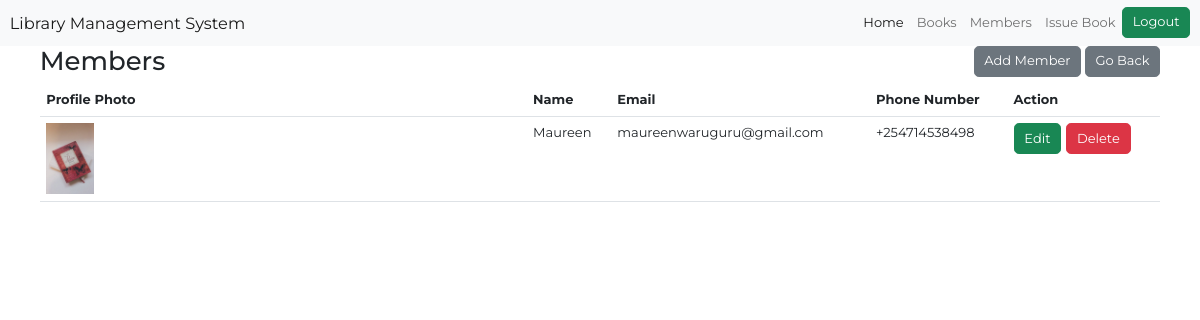
/members, run on the app's committed database.
### app.py (models this page shows)
class Member(db.Model):
    id = db.Column(db.Integer, primary_key=True)
    name = db.Column(db.String(100), nullable=False)
    email = db.Column(db.String(100), nullable=True)
    phone = db.Column(db.String(20))
    profile_photo = db.Column(db.String(100))
    outstanding_debt = db.Column(db.Float, nullable=False, default=0.0)

### app.py (the view)
@app.route('/members')
def members():
    members = Member.query.all()
    return render_template('members.html', members=members)

### templates/members.html (shortened to what this page needs)
{% extends 'base.html' %}
{% block content %}
    <div class="topheading">
        <h2 style="float:left">Members</h2>
        <div class="buttonactions" style="float: right;">
            <button class="btn btn-secondary"><a href="{{ url_for('add_member') }}">Add Member</a></button>
            <button class="btn btn-secondary"><a href="{{ url_for('home') }}">Go Back</a></button>
        </div>
    </div>
    <table class="table">
        <thead>
            <tr>
                <th scope="col">Profile Photo</th>
                <th scope="col">Name</th>
                <th scope="col">Email</th>
                <th scope="col">Phone Number</th>
                <th scope="col">Action</th>
            </tr>
        </thead>
        <tbody>
            {% for member in members %}
            <tr>
                <td>
                    {% if member.profile_photo %}
                        <img src="{{ url_for('static', filename='photos/' + member.profile_photo) }}" alt="Profile Photo" style="max-height: 10%; max-width: 10%;">
                    {% else %}
                        No Profile Photo
                    {% endif %}
                </td>
                <td>{{ member.name }}</td>
                <td>{{ member.email }}</td>
                <td>{{ member.phone }}</td>
                <td>
                    <div class="d-flex">
                        <form action="{{ url_for('edit_member', member_id=member.id) }}" method="GET">
                            <input type="submit" value="Edit" class="btn btn-success" style="margin-right:5px">
                        </form>
                        <form action="{{ url_for('delete_member', member_id=member.id) }}" method="POST">
                            <input type="submit" value="Delete" class="btn btn-danger">
                        </form>
                    </div>
                </td>
            </tr>
            {% endfor %}
        </tbody>
    </table>
{% endblock %}

### static/css/styles.css (style rules this page uses)
a { text-decoration: none; }

### templates/base.html (style rules this page uses)
* { font-family: 'Montserrat', sans-serif; font-size: small; }
a { text-decoration: none; color: white; }

### data on the page
Member: profile_photo (picture), name "Maureen", email "maureenwaruguru@gmail.com", phone "+254714538498"
